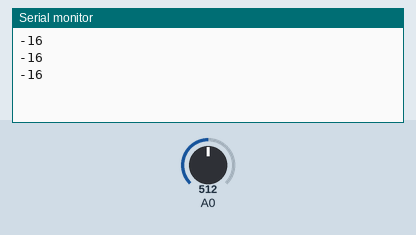
Recording of a sketch running on a simulated Arduino Uno, built with avr-gcc and run on an emulated ATmega328P. Shown: the last lines printed to the serial monitor. The inputs (shaded band) are chosen by the test bench; at power-on: A0 = 512.

Above: at 1.3 s.
1.4 s: A0 set to 716
At 1.9 s:
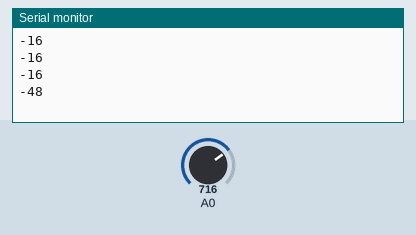
2.9 s: A0 set to 900
At 3.4 s:
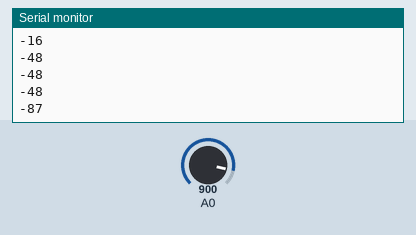
Timing chart, 0 to 5.9 s (numbered marks = the images above; inputs shaded):
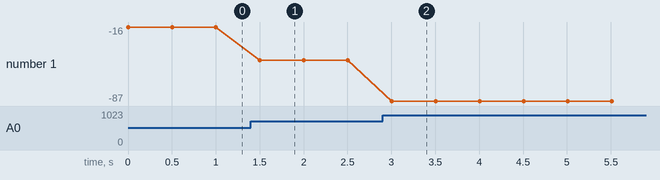

The sketch:

tempMathTest.ino
```cpp
#include <math.h>

double Thermistor(int RawADC) {
 double Temp;
 Temp = log(10000.0/((1024.0/RawADC-1)));
//         =log(10000.0/(1024.0/RawADC-1)) // for pull-up configuration
 Temp = 1 / (0.001129148 + (0.000234125 + (0.0000000876741 * Temp * Temp ))* Temp );
 Temp = Temp - 243.15;            // Convert Kelvin to Celcius
 Temp = (Temp * 9.0)/ 5.0 - 115.0; // Convert Celcius to Fahrenheit
 return Temp;
}

void setup() {
 Serial.begin(115200);
}

void loop() {
 Serial.println(int(Thermistor(analogRead(A0))));  // display Fahrenheit
 delay(500);       //your loop delay
}
```

Measured:
- after the input at 1.4 s, the serial monitor: prints a new line after 0.10 s (image 1)
- after the input at 2.9 s, the serial monitor: prints a new line after 0.10 s (image 2)
- plotted number 1: -16 → -48 after the input at 1.4 s, -48 → -87 after the input at 2.9 s
